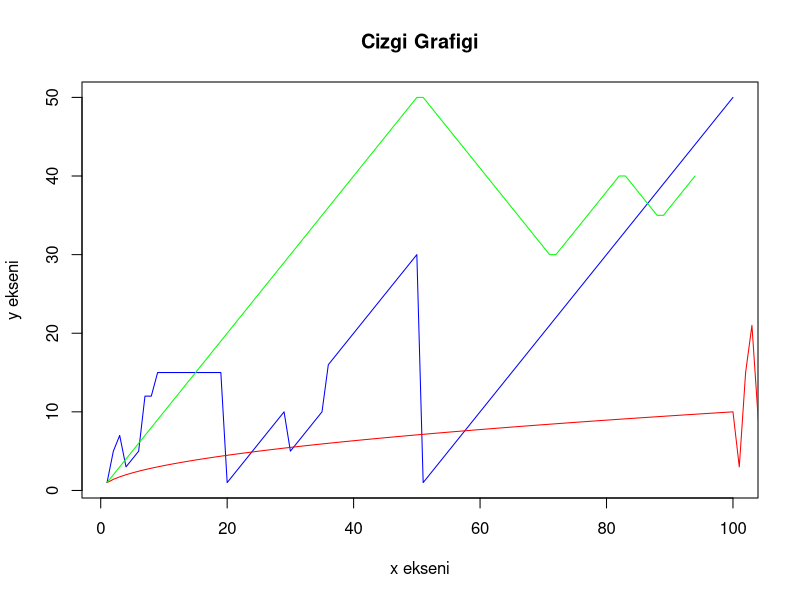

Reproduce this figure in R.
# Line grafiği için aslında gayet net yine plot grafiği kullanılır. lwd ile width değeri lty ile çizginin tipi belirlenebillr(1-6 aralığınd adeğer alır)
#eğer iki veya daha fazla çizgi bulunmasını istersek ek olarak line grafiğini kullanırız



# plot() komutu, grafiği ilk başta çizer ve eksen ayarlarını yapar.
# lines() komutu, mevcut grafiği referans alarak yeni bir çizgi ekler.
# Böylece ikisi birbirine bağlı olur ve ikinci çizgi, ilk grafiğin üzerine gelir.

x = 1:100
y = c(1, 5, 7, 3, 4, 5, 12, 12, 15, rep(15, 10), 1:10, 5:10, 16:30, 1:50)
line2 = c(x ^ 0.5, 3 * y)
line3 = c(1:50, 50:30, 30:40, 40:35, 35:40)
plot(x, y, main = "Cizgi Grafigi", xlab = "x ekseni", ylab = "y ekseni",
    type = "l", lwd = 1, lty = 1, col = "blue")
lines(line2, col = "red")
lines(line3, col = "green")